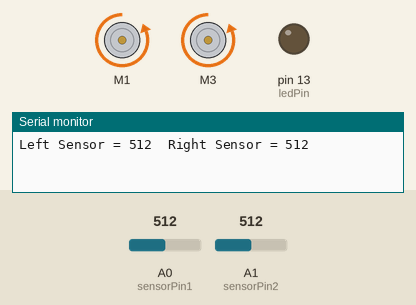
A sketch run on a simulated Arduino Uno, built with avr-gcc and run on an emulated ATmega328P. Parts: 2 × DC motor (green arrow = forward, orange = backward, longer = faster), output pins drawn as LEDs (lit = HIGH), the last lines printed to the serial monitor. Dashed ring = blinking. The test bench sets the inputs (shaded band); at power-on: A0 (sensorPin1) = 512, A1 (sensorPin2) = 512.

Above: at 5.8 s.
5.9 s: A0 (sensorPin1) set to 109
At 6.8 s:
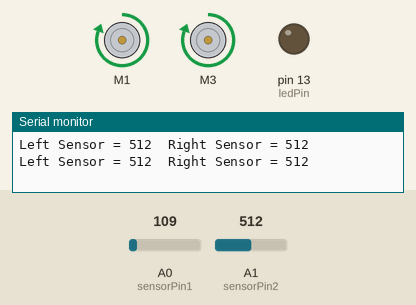
11.9 s: A0 (sensorPin1) set to 91
At 14.31 s:
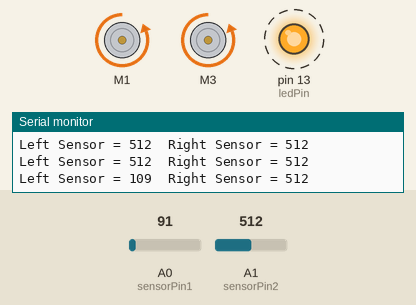
17.9 s: A0 (sensorPin1) set to 0
At 17.9 s:
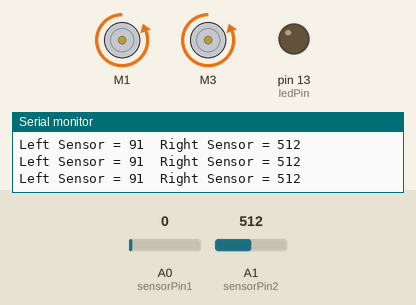
28.7 s: A1 (sensorPin2) set to 110
34.7 s: A1 (sensorPin2) set to 90
45.5 s: A0 (sensorPin1) set to 110
At 45.8 s:
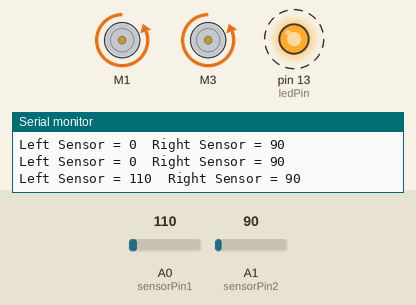
Timing chart, 0 to 52.5 s (numbered marks = the images above; inputs shaded):
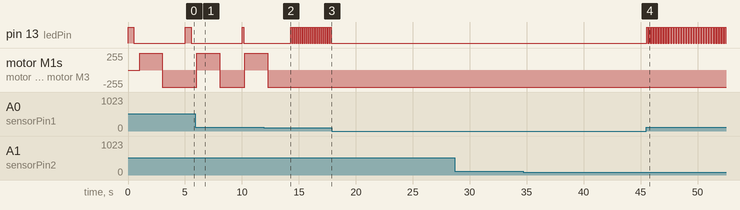

Measured:
- the behaviour switches between 101 and 100 on A0 (sensorPin1) (found by bisection; images 1 and 2)
- after the input at 11.9 s, motor M1, motor M3: goes on until 12.3 s, then stays backward 255/255
- after the input at 17.9 s, pin 13 (ledPin): stops changing and stays LOW
- after the input at 45.5 s, pin 13 (ledPin): alternates HIGH for 0.11 s and LOW for 0.11 s, starting at once

The sketch:

readSensorWriteValues.ino
```cpp
#include <AFMotor.h>
AF_DCMotor Motor1(1);
AF_DCMotor Motor3(3);

int sensorPin1 = A0;    // select the input pin for the LDR1
int sensorPin2 = A1;    // select the input pin for the LDR2
int ledPin = 13;      // select the pin for the LED
int sensorValue1 = 0;  // variable to store the value coming from the sensor1
int sensorValue2 = 0;  // variable to store the value coming from the sensor

void setup() {
  // declare the ledPin as an OUTPUT:
  pinMode(ledPin, OUTPUT);
  Serial.begin(9600);
  Motor1.run(RELEASE);
  Motor3.run(RELEASE);
  Motor1.setSpeed(255);
  Motor3.setSpeed(255);
}

void loop() {
  // read the value from the sensor1:
  sensorValue1 = analogRead(sensorPin1);
   // read the value from the sensor2:
  sensorValue2 = analogRead(sensorPin2);
  // turn the ledPin on
  digitalWrite(ledPin, HIGH);
  // stop the program for <sensorValue> milliseconds:
  delay(sensorValue1);
  // turn the ledPin off:
  digitalWrite(ledPin, LOW);
  // stop the program for for <sensorValue> milliseconds:
  delay(sensorValue1);
  Serial.print("Left Sensor = ");
  Serial.print(sensorValue1);
  Serial.print("\t"); // Prints a tab (space).
  Serial.print("Right Sensor = "); // Prints the text inside the quotes.
  Serial.print(sensorValue2); // Prints the value of the Right Sensor.
  Serial.print("\n"); // Prints a new line after all the necessary data is displayed.
  if (sensorValue1>100&sensorValue2>100)
    {
       Motor1.run(FORWARD);
       Motor3.run(FORWARD);
       delay (2000);
       Motor1.run(BACKWARD);
       Motor3.run(BACKWARD);
       delay (2000);
    }
}
```
